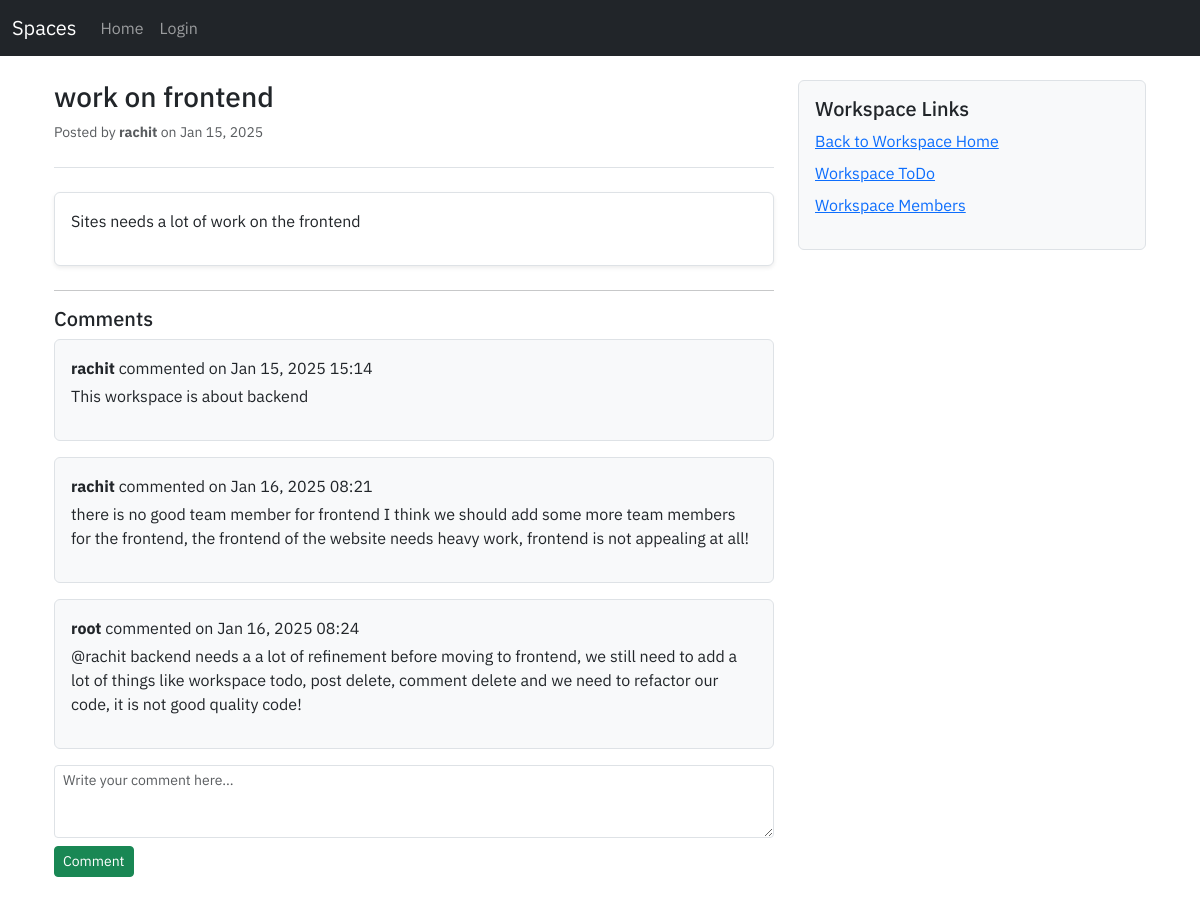
Screenshot of /post/2 with the database file from the repository.
### workspace/models.py (models this page shows, shortened)
class Post(models.Model):
    workspace = models.ForeignKey(Workspace, on_delete=models.CASCADE)
    title = models.CharField(max_length=255)
    content = models.TextField(blank=False, null=False)
    author = models.ForeignKey(User, on_delete=models.SET_NULL, null=True)
    created_at = models.DateTimeField(auto_now_add=True)
    updated_at = models.DateTimeField(auto_now=True)

class Comment(models.Model):
    content = models.TextField(blank=False, null=False)
    post = models.ForeignKey(Post, on_delete=models.CASCADE)
    author = models.ForeignKey(User, on_delete=models.SET_NULL, null=True)
    created_at = models.DateTimeField(auto_now_add=True)
    updated_at = models.DateTimeField(auto_now=True)

### workspace/views.py (the view)
# urls.py: path('post/<int:post_id>', views.post_view, name='post'),
def post_view(request, post_id):
    post = get_object_or_404(Post, id=post_id)
    if request.method == "POST":
        form = CommentCreationForm(request.POST)
        if form.is_valid():
            comment = form.save(commit=False)
            comment.author = request.user
            comment.post = post
            comment.save()
            return redirect('post', post_id=post_id)
    else:
        form = CommentCreationForm()
        comments = Comment.objects.filter(post=post)
    context = {
        'form': form,
        'post': post,
        'comments': comments,
    }
    return render(request, 'workspace/post.html', context=context)

### workspace/forms.py
class CommentCreationForm(forms.ModelForm):
    class Meta:
        model = Comment
        fields = ['content']
        widgets = {
            'content': forms.Textarea(attrs={'rows':3, 'cols': 100, 'placeholder': 'Write a comment...'})
        }

### workspace/templates/workspace/post.html (shortened to what this page needs)
{% extends "user/base.html" %}
{% block content %}
<div class="container mt-4">
    <div class="row">
        <div class="col-md-8">
            <div class="border-bottom pb-2 mb-4">
                <h1 class="h3">{{ post.title }}</h1>
                <p class="text-muted small">Posted by <strong>{{ post.author }}</strong> on {{ post.created_at|date:"M d, Y" }}</p>
            </div>
            <div class="post-content mb-4 p-3 bg-white border rounded shadow-sm">
                <p>{{ post.content }}</p>
            </div>
            <hr>
            <div class="comments-section">
                <h5>Comments</h5>
                {% if comments %}
                    {% for comment in comments %}
                        <div class="comment mb-3 p-3 bg-light border rounded">
                            <p class="mb-1"><strong>{{ comment.author }}</strong> commented on {{ comment.created_at|date:"M d, Y H:i" }}</p>
                            <p>{{ comment.content }}</p>
                        </div>
                    {% endfor %}
                {% else %}
                    <p class="text-muted">No comments yet. Be the first to comment!</p>
                {% endif %}
            </div>
            <form method="POST" class="mb-4">
                <textarea name="content" class="form-control form-control-sm" rows="3" placeholder="Write your comment here..."></textarea>
                <button type="submit" class="btn btn-success btn-sm mt-2">Comment</button>
            </form>
        </div>
        <div class="col-md-4">
            <div class="p-3 bg-light border rounded">
                <h5>Workspace Links</h5>
                <ul class="list-unstyled">
                    <li><a href="{% url 'workspace_discussion' post.workspace.id %}" class="d-block mb-2">Back to Workspace Home</a></li>
                    <li><a href="#" class="d-block mb-2">Workspace ToDo</a></li>
                    <li><a href="#" class="d-block mb-2">Workspace Members</a></li>
                </ul>
            </div>
        </div>
    </div>
</div>
{% endblock %}

### user/static/user/style.css (style rules this page uses)
* { font-family: 'IBM Plex Sans', serif; }

### rows the page displays
Post: title "work on frontend", author "rachit", created_at "Jan 15, 2025", content "Sites needs a lot of work on the frontend"
Comment: author "rachit", created_at "Jan 15, 2025 15:14", content "This workspace is about backend"
Comment: author "rachit", created_at "Jan 16, 2025 08:21", content "there is no good team member for frontend I think we should add some more team members for the frontend, the frontend of the website needs heavy work, frontend is not appealing at all!"
Comment: author "root", created_at "Jan 16, 2025 08:24", content "@rachit backend needs a a lot of refinement before moving to frontend, we still need to add a lot of things like workspace todo, post delete, comment delete and we need to refactor our code, it is not good quality code!"
